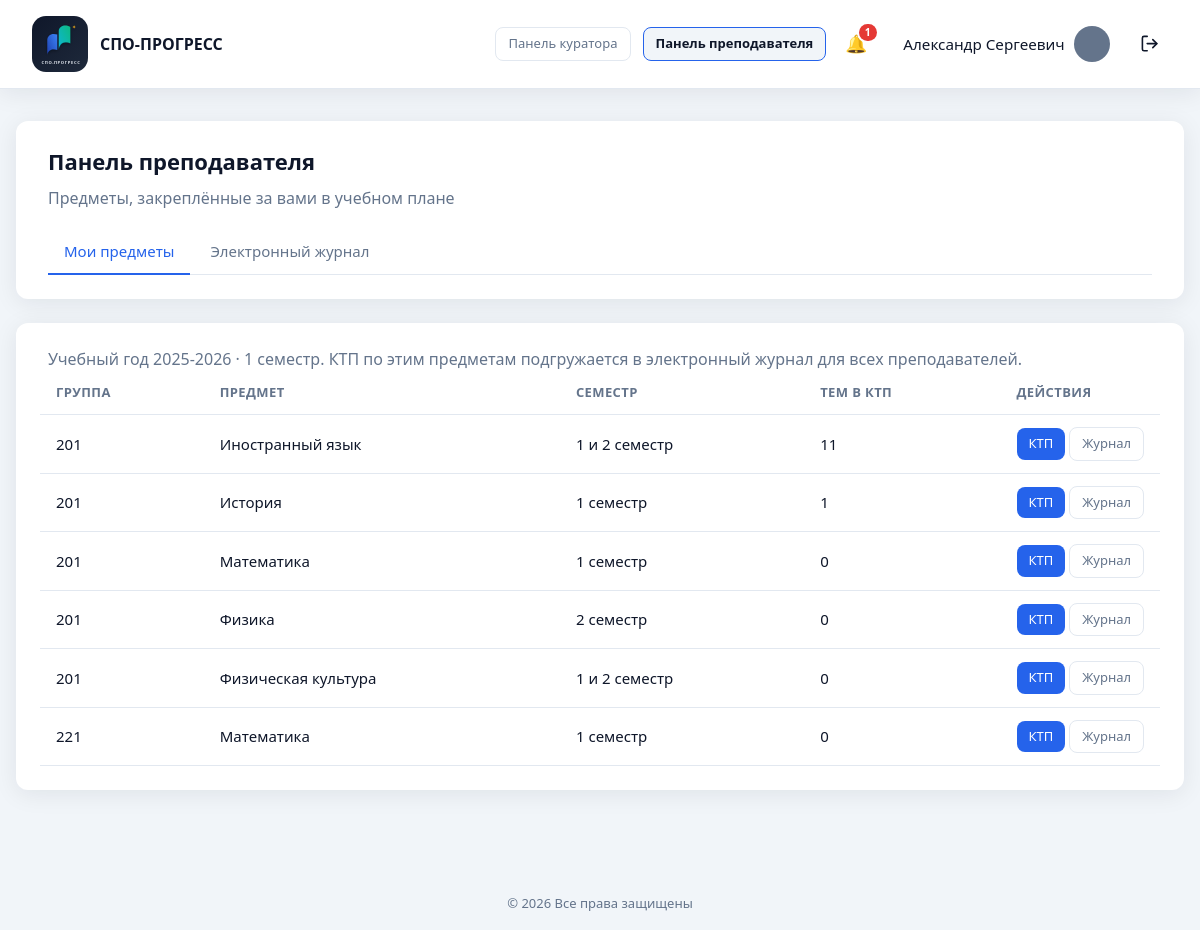
/teacher/subjects.php (signed in), run on the app's committed database.
### tables this page shows
CREATE TABLE `users` (
  `id` int UNSIGNED NOT NULL,
  `email` varchar(255) NOT NULL,
  `password_hash` varchar(255) NOT NULL,
  `password_plain` varchar(64) DEFAULT NULL,
  `full_name` varchar(255) NOT NULL,
  `phone` varchar(50) NOT NULL DEFAULT '',
  `position` varchar(255) NOT NULL DEFAULT '',
  `education` varchar(500) NOT NULL DEFAULT '',
  `additional_info` text,
  `avatar` varchar(255) NOT NULL DEFAULT 'icon:default',
  `role` enum('admin','teacher','student') NOT NULL DEFAULT 'teacher',
  `is_active` tinyint(1) NOT NULL DEFAULT '1',
  `created_at` datetime NOT NULL DEFAULT CURRENT_TIMESTAMP,
  `updated_at` datetime NOT NULL DEFAULT CURRENT_TIMESTAMP ON UPDATE CURRENT_TIMESTAMP
);

CREATE TABLE `app_settings` (
  `setting_key` varchar(100) NOT NULL,
  `setting_value` text NOT NULL,
  `updated_at` datetime NOT NULL DEFAULT CURRENT_TIMESTAMP ON UPDATE CURRENT_TIMESTAMP
);

CREATE TABLE `curriculum_items` (
  `id` int UNSIGNED NOT NULL,
  `curriculum_plan_id` int UNSIGNED NOT NULL,
  `subject_id` int UNSIGNED NOT NULL,
  `teacher_id` int UNSIGNED DEFAULT NULL,
  `semester` enum('1','2','both') NOT NULL,
  `sort_order` int UNSIGNED NOT NULL DEFAULT '1',
  `created_at` datetime NOT NULL DEFAULT CURRENT_TIMESTAMP,
  `updated_at` datetime NOT NULL DEFAULT CURRENT_TIMESTAMP ON UPDATE CURRENT_TIMESTAMP
);

CREATE TABLE `study_groups` (
  `id` int UNSIGNED NOT NULL,
  `number` varchar(50) NOT NULL,
  `specialty_id` int UNSIGNED NOT NULL,
  `curator_id` int UNSIGNED DEFAULT NULL,
  `created_at` datetime NOT NULL DEFAULT CURRENT_TIMESTAMP,
  `updated_at` datetime NOT NULL DEFAULT CURRENT_TIMESTAMP ON UPDATE CURRENT_TIMESTAMP
);

CREATE TABLE `subjects` (
  `id` int UNSIGNED NOT NULL,
  `name` varchar(255) NOT NULL,
  `created_at` datetime NOT NULL DEFAULT CURRENT_TIMESTAMP
);

### includes/migrations.php (called while the page is built, shortened)
<?php
function ensure_user_roles_schema(PDO $pdo): void
{
    $done = true;
    $stmt = $pdo->query("SHOW TABLES LIKE 'user_roles'");
    if ($stmt->fetch()) {
        return;
    }
}
function ensure_organization_schema(PDO $pdo): void
{
    $done = true;
    $stmt = $pdo->query("SHOW TABLES LIKE 'organization'");
    if ($stmt->fetch()) {
        return;
    }
}
function run_migrations(PDO $pdo): void
{
    ensure_user_roles_schema($pdo);
    ensure_organization_schema($pdo);
    ensure_curriculum_schema($pdo);
    ensure_students_schema($pdo);
    ensure_gradebook_schema($pdo);
    ensure_attendance_schema($pdo);
    ensure_journal_schema($pdo);
    ensure_journal_brs_schema($pdo);
    ensure_ktp_schema($pdo);
}
function ensure_students_schema(PDO $pdo): void
{
    $done = true;
    $curatorCol = $pdo->query("SHOW COLUMNS FROM study_groups LIKE 'curator_id'")->fetch();
    $stmt = $pdo->query("SHOW TABLES LIKE 'students'");
    if ($stmt->fetch()) {
        return;
    }
}
function ensure_curriculum_schema(PDO $pdo): void
{
    $done = true;
    $stmt = $pdo->query("SHOW TABLES LIKE 'subjects'");
    if ($stmt->fetch()) {
        return;
    }
}
function ensure_gradebook_schema(PDO $pdo): void
{
    $done = true;
    $stmt = $pdo->query("SHOW TABLES LIKE 'app_settings'");
    $col = $pdo->query("SHOW COLUMNS FROM app_settings LIKE 'setting_value'")->fetch();
    $stmt = $pdo->query("SHOW TABLES LIKE 'grade_entries'");
    if ($stmt->fetch()) {
        return;
    }
}
function ensure_attendance_schema(PDO $pdo): void
{
    $done = true;
    $stmt = $pdo->query("SHOW TABLES LIKE 'attendance_reasons'");
    $stmt = $pdo->query("SHOW TABLES LIKE 'attendance_days'");
    if ($stmt->fetch()) {
        return;
    }
}
function ensure_journal_schema(PDO $pdo): void
{
    $done = true;
    $teacherCol = $pdo->query("SHOW COLUMNS FROM curriculum_items LIKE 'teacher_id'")->fetch();
    $stmt = $pdo->query("SHOW TABLES LIKE 'journal_lessons'");
    if ($stmt->fetch()) {
        return;
    }
}
function ensure_journal_brs_schema(PDO $pdo): void
{
    $done = true;
    $stmt = $pdo->query("SHOW TABLES LIKE 'journal_grades'");
    $markCol = $pdo->query("SHOW COLUMNS FROM journal_grades LIKE 'mark'")->fetch();
}
function ensure_ktp_schema(PDO $pdo): void
{
    $stmt = $pdo->query("SHOW TABLES LIKE 'ktp_topics'");
    $lessonTypeCol = $pdo->query("SHOW COLUMNS FROM ktp_topics LIKE 'lesson_type'")->fetch();
    if (!$lessonTypeCol) {
        $pdo->exec(
            "ALTER TABLE ktp_topics
             ADD lesson_type ENUM(
                'lecture', 'practice', 'independent',
                'diff_credit', 'credit', 'exam', 'control'
             ) NOT NULL DEFAULT 'lecture' AFTER title,
             ADD hours DECIMAL(4,1) NOT NULL DEFAULT 2.0 AFTER lesson_type"
        );
    } else {
        $typeDef = (string) ($lessonTypeCol['Type'] ?? '');
    }
    $stmt = $pdo->query("SHOW TABLES LIKE 'journal_lessons'");
    $topicCol = $pdo->query("SHOW COLUMNS FROM journal_lessons LIKE 'ktp_topic_id'")->fetch();
}

### includes/db.php (called while the page is built, shortened)
<?php
function db(): PDO
{
    static $pdo = null;
    if ($pdo === null) {
        $config = require __DIR__ . '/../config/database.php';
        $dsn = sprintf(
            'mysql:host=%s;dbname=%s;charset=%s',
            $config['host'],
            $config['dbname'],
            $config['charset']
        );
        $pdo = new PDO($dsn, $config['username'], $config['password'], [
            PDO::ATTR_ERRMODE            => PDO::ERRMODE_EXCEPTION,
            PDO::ATTR_DEFAULT_FETCH_MODE => PDO::FETCH_ASSOC,
            PDO::ATTR_EMULATE_PREPARES   => false,
        ]);
        require_once __DIR__ . '/migrations.php';
        run_migrations($pdo);
    }
    return $pdo;
}

### includes/curriculum.php (called while the page is built, shortened)
<?php
require_once __DIR__ . '/db.php';
require_once __DIR__ . '/auth.php';
function semester_label(string $semester): string
{
    if ($semester === '1') {
        return '1 семестр';
    }
    if ($semester === '2') {
        return '2 семестр';
    }
    if ($semester === 'both') {
        return '1 и 2 семестр';
    }
    return $semester;
}
function normalize_academic_year(string $year): ?string
{
    $year = trim($year);
    [$start, $end] = array_map('intval', explode('-', $year));
    return $start . '-' . $end;
}
function get_default_academic_year(): string
{
    $month = (int) date('n');
    $year = (int) date('Y');
    return ($year - 1) . '-' . $year;
}

### includes/gradebook.php (called while the page is built, shortened)
<?php
require_once __DIR__ . '/db.php';
require_once __DIR__ . '/curriculum.php';
function get_app_setting(string $key, ?string $default = null): ?string
{
    $stmt = db()->prepare('SELECT setting_value FROM app_settings WHERE setting_key = ? LIMIT 1');
    $stmt->execute([$key]);
    $value = $stmt->fetchColumn();
    return $value === false ? $default : (string) $value;
}
function get_active_gradebook_period(): array
{
    return [
        'academic_year' => normalize_academic_year(
            get_app_setting('active_academic_year', get_default_academic_year()) ?? get_default_academic_year()
        ) ?? get_default_academic_year(),
        'semester' => normalize_gradebook_semester(get_app_setting('active_semester', '1') ?? '1'),
    ];
}
function normalize_gradebook_semester(string $semester): string
{
    return in_array($semester, ['1', '2'], true) ? $semester : '1';
}

### teacher/subjects.php (the view, shortened to what this page needs)
<?php
require_once __DIR__ . '/../includes/auth.php';
require_once __DIR__ . '/../includes/gradebook.php';
require_teacher_panel();
$period = get_active_gradebook_period();
$assignedSubjects = get_teacher_assigned_subjects((int) current_user()['id'], $period['academic_year']);
$showHeader = true;
$basePath = '../';
require __DIR__ . '/../includes/header.php';
?>
<div class="dashboard dashboard--wide">
    <section class="panel">
        <div class="panel__header">
            <div>
                <h1>Панель преподавателя</h1>
                <p class="text-muted">Предметы, закреплённые за вами в учебном плане</p>
            </div>
        </div>
        <?php require __DIR__ . '/../includes/teacher_nav.php'; ?>
    </section>
    <section class="panel">
        <p class="text-muted">
            Учебный год <?= e($period['academic_year']) ?> · <?= e(semester_label($period['semester'])) ?>.
            КТП по этим предметам подгружается в электронный журнал для всех преподавателей.
        </p>
        <?php if ($assignedSubjects === []): ?>
            <p class="text-muted">Нет закреплённых предметов в текущем учебном году.</p>
        <?php else: ?>
            <div class="table-wrap">
                <table class="table">
                    <thead>
                        <tr>
                            <th>Группа</th>
                            <th>Предмет</th>
                            <th>Семестр</th>
                            <th>Тем в КТП</th>
                            <th class="table__actions-col">Действия</th>
                        </tr>
                    </thead>
                    <tbody>
                        <?php foreach ($assignedSubjects as $subject): ?>
                        <tr>
                            <td><?= e($subject['group_number']) ?></td>
                            <td><?= e($subject['subject_name']) ?></td>
                            <td><?= e(semester_label($subject['semester'])) ?></td>
                            <td><?= (int) $subject['ktp_count'] ?></td>
                            <td class="table__actions">
                                <a
                                    href="ktp.php?item_id=<?= (int) $subject['curriculum_item_id'] ?>"
                                    class="btn btn--primary btn--sm"
                                >КТП</a>
                                <a
                                    href="journal.php?group_id=<?= (int) $subject['group_id'] ?>&item_id=<?= (int) $subject['curriculum_item_id'] ?>"
                                    class="btn btn--ghost btn--sm"
                                >Журнал</a>
                            </td>
                        </tr>
                        <?php endforeach; ?>
                    </tbody>
                </table>
            </div>
        <?php endif; ?>
    </section>
</div>
<?php require __DIR__ . '/../includes/footer.php'; ?>

### includes/header.php (shortened to what this page needs)
<!DOCTYPE html>
<html lang="ru">
<head>
    <?php $basePath = $basePath ?? ''; ?>
    <link rel="stylesheet" href="<?= e($basePath) ?>assets/css/style.css">
</head>
<body>
    <div class="page">
        <?php if (!empty($showHeader)): ?>
        <header class="header">
            <div class="header__brand">
                <span class="header__logo">
                    <img
                        class="header__logo-img"
                        src="<?= e($basePath) ?>assets/img/logo-icon.svg"
                        alt="СПО-ПРОГРЕСС"
                        width="56"
                        height="56"
                    >
                </span>
                <span class="header__title">СПО-ПРОГРЕСС</span>
            </div>
            <?php if (is_logged_in()): ?>
            <?php
            $headerUser = current_user();
            $headerName = user_first_middle_name((string) ($headerUser['full_name'] ?? ''));
            $headerAvatar = (string) ($headerUser['avatar'] ?? 'icon:person');
            $appBase = app_base_path();
            $activePanel = current_header_panel();
            require_once __DIR__ . '/notifications.php';
            $headerUnreadCount = get_unread_notifications_count((int) $headerUser['id']);
            ?>
            <nav class="header__nav">
                <?php if (can_use_curator_panel()): ?>
                <a
                    href="<?= e($appBase) ?>curator/group.php"
                    class="btn btn--ghost btn--sm<?= $activePanel === 'curator' ? ' is-active' : '' ?>"
                >Панель куратора</a>
                <?php endif; ?>
                <?php if (can_use_teacher_panel()): ?>
                <a
                    href="<?= e($appBase) ?>teacher/subjects.php"
                    class="btn btn--ghost btn--sm<?= $activePanel === 'teacher' ? ' is-active' : '' ?>"
                >Панель преподавателя</a>
                <?php endif; ?>
                <a
                    href="<?= e($appBase) ?>notifications.php"
                    class="header__notify-btn<?= basename((string) ($_SERVER['SCRIPT_NAME'] ?? '')) === 'notifications.php' ? ' is-active' : '' ?>"
                    title="Уведомления"
                >
                    <span class="header__notify-icon" aria-hidden="true">🔔</span>
                    <?php if ($headerUnreadCount > 0): ?>
                    <span class="header__notify-badge"><?= $headerUnreadCount > 99 ? '99+' : (int) $headerUnreadCount ?></span>
                    <?php endif; ?>
                </a>
                <div class="header__account">
                    <a
                        href="<?= e($appBase) ?><?= is_student_user() ? 'student/cabinet.php' : 'cabinet.php' ?>"
                        class="header__cabinet-tab<?= ($activePanel === 'cabinet' || $activePanel === 'student') ? ' header__cabinet-tab--active' : '' ?>"
                        title="Личный кабинет"
                    >
                        <span class="header__user-name"><?= e($headerName) ?></span>
                        <?= render_user_avatar($headerAvatar, 'user-avatar--header', $basePath) ?>
                    </a>
                </div>
                <a
                    href="<?= e($basePath) ?>logout.php"
                    class="header__logout-btn"
                    title="Выйти"
                    aria-label="Выйти"
                >
                </a>
            </nav>
            <?php endif; ?>
        </header>
        <?php endif; ?>
        <main class="main">

### data on the page
users: full_name "Александр Сергеевич"
app_settings: setting_value "2025-2026"
curriculum_items: study_groups.number "201", subject.name "Иностранный язык", semester "1 и 2 семестр", ktp_count "11"
curriculum_items: study_groups.number "201", subject.name "История", semester "1 семестр", ktp_count "1"
curriculum_items: study_groups.number "201", subject.name "Математика", semester "1 семестр", ktp_count "0"
curriculum_items: study_groups.number "201", subject.name "Физика", semester "2 семестр", ktp_count "0"
curriculum_items: study_groups.number "201", subject.name "Физическая культура", semester "1 и 2 семестр", ktp_count "0"
curriculum_items: study_groups.number "221", subject.name "Математика", semester "1 семестр", ktp_count "0"

### other printed values
$headerUnreadCount "1"
semester_label($period['semester']) "1 семестр"
